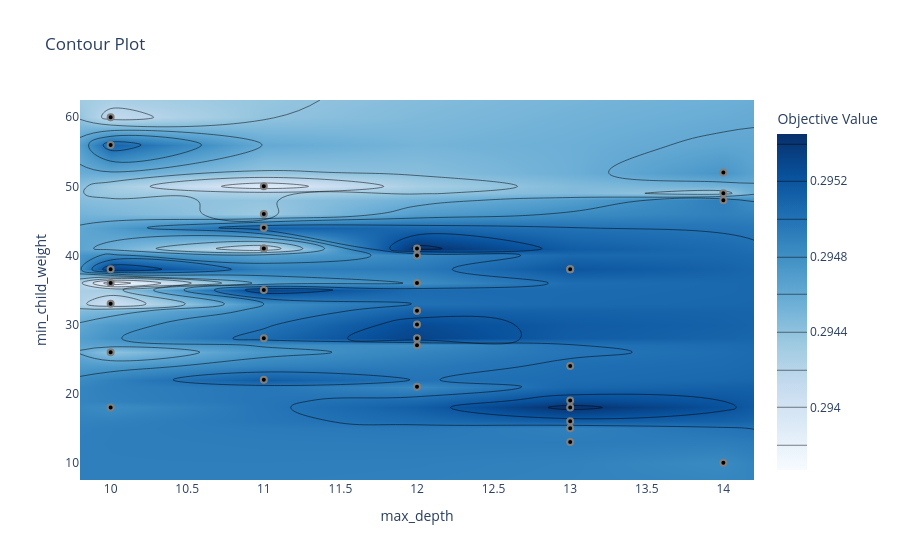

Write notebook code for a chart like this one.
### Code cell
# 2. Check Depth vs Child Weight
vis.plot_contour(optuna_study, params=['max_depth', 'min_child_weight'])

### Figure 1 — Plotly figure (JSON) as saved in the notebook; plotly's stock layout.template omitted (floating-point values rounded to 4 significant figures; data arrays with more than 128 entries replaced by an {"elided": "..."} marker saying what was removed)
{"data": [{"colorbar": {"title": {"text": "Objective Value"}}, "colorscale": [[0, "rgb(247,251,255)"], [0.125, "rgb(222,235,247)"], [0.25, "rgb(198,219,239)"], [0.375, "rgb(158,202,225)"], [0.5, "rgb(107,174,214)"], [0.625, "rgb(66,146,198)"], [0.75, "rgb(33,113,181)"], [0.875, "rgb(8,81,156)"], [1, "rgb(8,48,107)"]], "connectgaps": true, "contours": {"coloring": "heatmap"}, "hoverinfo": "none", "line": {"smoothing": 1.3}, "reversescale": false, "type": "contour", "x": [9.8, 10, 11, 12, 13, 14, 14.2], "y": [7.5, 10, 13, 15, 16, 18, 19, 21, 22, 24, 26, 27, 28, 30, 32, 33, 35, 36, 38, 40, 41, 44, 46, 48, 49, 50, 52, 56, 60, 62.5], "z": {"elided": "30x7 float values"}}, {"marker": {"color": "black", "line": {"color": "Gray", "width": 2}}, "mode": "markers", "name": "Feasible Trial", "showlegend": false, "type": "scatter", "x": [14, 10, 13, 12, 10, 14, 12, 14, 14, 10, 11, 12, 11, 11, 13, 10, 13, 11, 12, 10, 12, 13, 13, 13, 11, 12, 13, 11, 10, 11, 10, 12, 11, 12, 11, 12, 13], "y": [48, 38, 19, 28, 33, 10, 32, 49, 52, 56, 41, 27, 22, 41, 38, 26, 13, 44, 30, 18, 36, 18, 24, 15, 28, 21, 16, 35, 60, 46, 36, 41, 44, 40, 50, 32, 38]}, {"marker": {"color": "#cccccc", "line": {"color": "Gray", "width": 2}}, "mode": "markers", "name": "Infeasible Trial", "showlegend": false, "type": "scatter", "x": [], "y": []}], "layout": {"title": {"text": "Contour Plot"}, "xaxis": {"range": [9.8, 14.2], "title": {"text": "max_depth"}}, "yaxis": {"range": [7.5, 62.5], "title": {"text": "min_child_weight"}}}}
